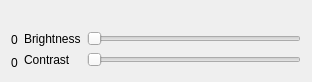
<?xml version="1.0" encoding="UTF-8"?>
<ui version="4.0">
 <class>MonitorOptions</class>
 <widget class="QDialog" name="MonitorOptions">
  <property name="geometry">
   <rect>
    <x>0</x>
    <y>0</y>
    <width>312</width>
    <height>82</height>
   </rect>
  </property>
  <property name="windowTitle">
   <string>Dialog</string>
  </property>
  <layout class="QVBoxLayout" name="verticalLayout_2">
   <item>
    <widget class="QLabel" name="monitorName">
     <property name="sizePolicy">
      <sizepolicy hsizetype="Preferred" vsizetype="Maximum">
       <horstretch>0</horstretch>
       <verstretch>0</verstretch>
      </sizepolicy>
     </property>
     <property name="text">
      <string/>
     </property>
    </widget>
   </item>
   <item>
    <layout class="QHBoxLayout" name="horizontalLayout">
     <item>
      <layout class="QVBoxLayout" name="verticalLayout">
       <item>
        <widget class="QLabel" name="brightness_value">
         <property name="text">
          <string>0</string>
         </property>
         <property name="alignment">
          <set>Qt::AlignCenter</set>
         </property>
        </widget>
       </item>
       <item>
        <widget class="QLabel" name="contrast_values">
         <property name="text">
          <string>0</string>
         </property>
         <property name="alignment">
          <set>Qt::AlignCenter</set>
         </property>
        </widget>
       </item>
      </layout>
     </item>
     <item>
      <layout class="QFormLayout" name="formLayout">
       <item row="0" column="0">
        <widget class="QLabel" name="label">
         <property name="text">
          <string>Brightness</string>
         </property>
        </widget>
       </item>
       <item row="0" column="1">
        <widget class="QSlider" name="brightnessSlider">
         <property name="orientation">
          <enum>Qt::Horizontal</enum>
         </property>
        </widget>
       </item>
       <item row="1" column="0">
        <widget class="QLabel" name="label_2">
         <property name="text">
          <string>Contrast</string>
         </property>
        </widget>
       </item>
       <item row="1" column="1">
        <widget class="QSlider" name="contrastSlider">
         <property name="orientation">
          <enum>Qt::Horizontal</enum>
         </property>
        </widget>
       </item>
      </layout>
     </item>
    </layout>
   </item>
  </layout>
 </widget>
 <resources/>
 <connections/>
</ui>
